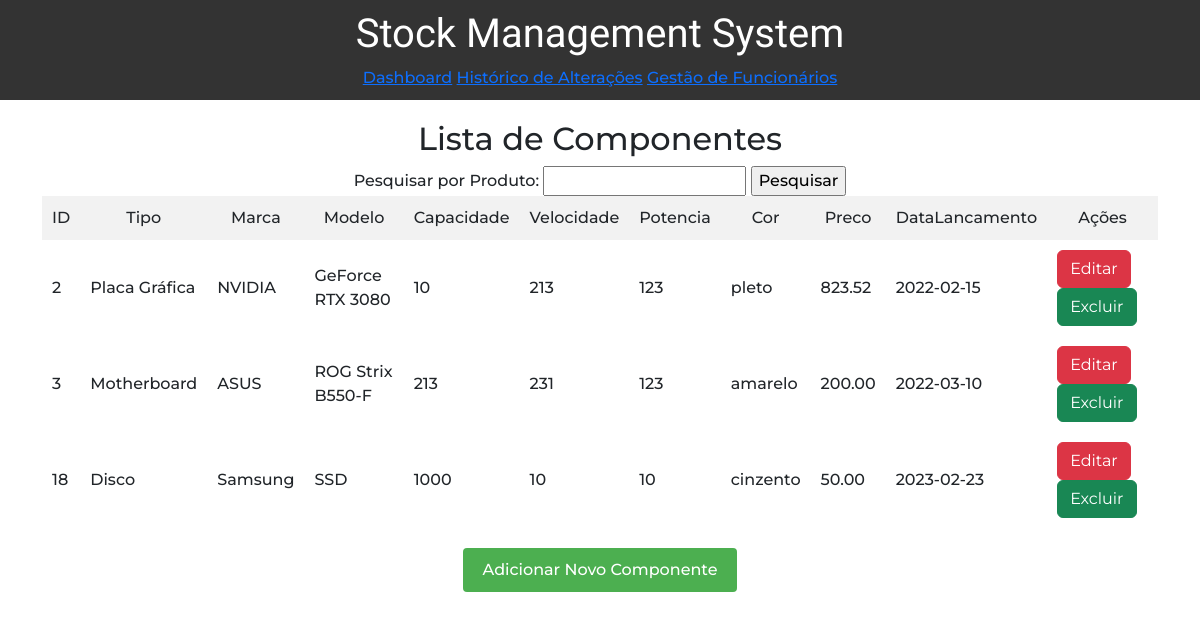
Page /dashboard.php (signed in) on the earlier database version.
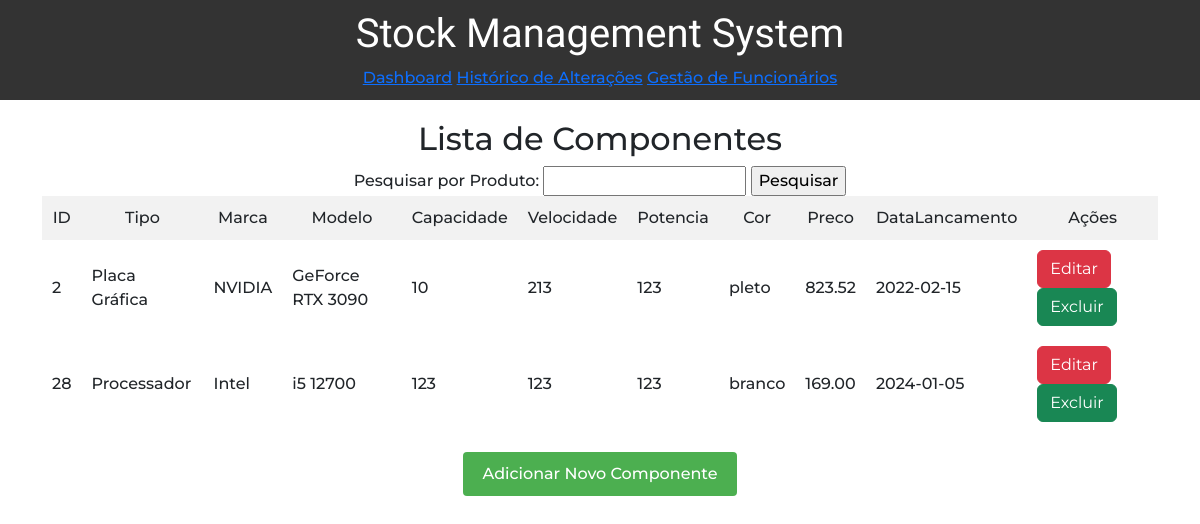
Same page on the later database version.
### tables this page shows
CREATE TABLE `componentes` (
  `ID` int(11) NOT NULL,
  `Tipo` varchar(50) NOT NULL,
  `Marca` varchar(50) DEFAULT NULL,
  `Modelo` varchar(50) DEFAULT NULL,
  `Quantidade` int(11) NOT NULL,
  `Capacidade` int(11) DEFAULT NULL,
  `Velocidade` varchar(20) DEFAULT NULL,
  `Potencia` int(11) DEFAULT NULL,
  `Cor` varchar(20) DEFAULT NULL,
  `Preco` decimal(10,2) DEFAULT NULL,
  `DataLancamento` date DEFAULT NULL
);

### dashboard.php (the view, shortened to what this page needs)
<!DOCTYPE html>
<html lang="en">
<head>
</head>
<body>
<header>
    <h1>Stock Management System</h1>
    <nav>
        <a href="index2.php">Dashboard</a>
        <a href="historico.php">Histórico de Alterações</a>
        <a href="gestao_funcionarios.php">Gestão de Funcionários</a>
    </nav>
</header>
<div class="container">
    <div class="content-container">
        <h2>Lista de Componentes</h2>
        <form method="GET" action="">
            <label for="produto">Pesquisar por Produto:</label>
            <input type="text" name="produto" id="produto">
            <input type="submit" value="Pesquisar">
        </form>
        <?php
        $conexao = new mysqli("localhost","root","","gestaostock");
        $whereClause = "";
        $query = "SELECT * FROM Componentes" . $whereClause;
        $resultado = $conexao->query($query);
        if ($resultado->num_rows > 0) {
            echo "<table>
                    <tr>
                        <th>ID</th>
                        <th>Tipo</th>
                        <th>Marca</th>
                        <th>Modelo</th>
                        <th>Capacidade</th>
                        <th>Velocidade</th>
                        <th>Potencia</th>
                        <th>Cor</th>
                        <th>Preco</th>
                        <th>DataLancamento</th>
                        <th>Ações</th>
                    </tr>";
            while ($linha = $resultado->fetch_assoc()) {
                echo "<tr>
                        <td>{$linha['ID']}</td>
                        <td>{$linha['Tipo']}</td>
                        <td>{$linha['Marca']}</td>
                        <td>{$linha['Modelo']}</td>
                        <td>{$linha['Capacidade']}</td>
                        <td>{$linha['Velocidade']}</td>
                        <td>{$linha['Potencia']}</td>
                        <td>{$linha['Cor']}</td>
                        <td>{$linha['Preco']}</td>
                        <td>{$linha['DataLancamento']}</td>
                        <td>
                            <a href='edit.php?id={$linha['ID']}' class='btn btn-danger'>Editar</a>
                            <a href='delete.php?id={$linha['ID']}' class='btn btn-success'>Excluir</a>
                        </td>
                    </tr>";
            }
            echo "</table>";
        } else {
            echo "Nenhum componente encontrado.";
        }
        ?>
        <a href="add.php" class="button">Adicionar Novo Componente</a>
    </div>
</div>
</body>
</html>

### style.css (style rules this page uses)
* { font-family: 'Montserrat', sans-serif; font-weight: 500; }
body { font-family: Arial, sans-serif; margin: 0; }
header { background-color: #333; padding: 10px; text-align: center; color: white; }
header h1 { font-family: 'Kanit', sans-serif !important; }
.container { display: flex; justify-content: space-between; align-items: center; padding: 20px; }
.content-container { text-align: center; width: 100%; }
h2 { margin-bottom: 20px; }
table { border-collapse: collapse; width: 100%; }
th, td { border: 1px solid #ddd; padding: 10px; text-align: left; }
th { background-color: #f2f2f2; }
a.button { display: inline-block; padding: 10px 20px; background-color: #4CAF50; color: white; text-decoration: none; border-radius: 4px; margin-top: 20px; }

Differences in the rows shown:
removed componentes: ID "3", Tipo "Motherboard", Marca "ASUS", Modelo "ROG Strix B550-F", Capacidade "213", Velocidade "231", Potencia "123", Cor "amarelo", Preco "200.00", DataLancamento "2022-03-10"
removed componentes: ID "18", Tipo "Disco", Marca "Samsung", Modelo "SSD", Capacidade "1000", Velocidade "10", Potencia "10", Cor "cinzento", Preco "50.00", DataLancamento "2023-02-23"
changed componentes "Placa Gráfica": Modelo "GeForce RTX 3080" → "GeForce RTX 3090"
added componentes: ID "28", Tipo "Processador", Marca "Intel", Modelo "i5 12700", Capacidade "123", Velocidade "123", Potencia "123", Cor "branco", Preco "169.00", DataLancamento "2024-01-05"
